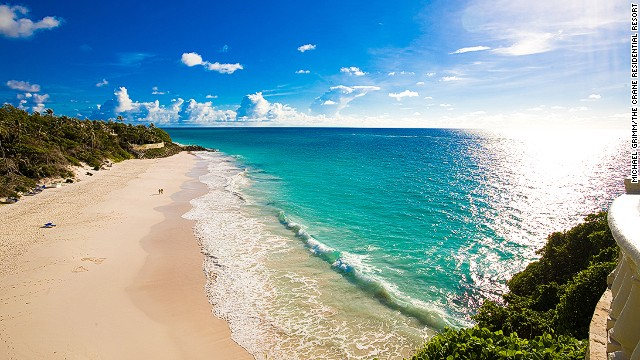
#> input picture 1-beach.jpg, 640 x 360 px
$ python live.py
#> lines starting #> are read from the running program, lines starting #| are printed output that depends on the picture; after the words box and inside, x2 and y2 are one past the last pixel; in counts of white or black regions, pixels touching at a corner belong together
import numpy as np
import cv2

cam = cv2.VideoCapture(0)
replace_image = cv2.imread("1-beach.jpg")
#> replace_image is the input picture: shape (360, 640, 3); mean B, G, R 167.4, 160.4, 130.5
rows, cols, _ = replace_image.shape
#> rows = 360; cols = 640
pts1 = np.float32([[0, 0], [cols, 0], [cols, rows], [0, rows]])
#> pts1 = [[0, 0], [640, 0], [640, 360], [0, 360]]

while cam.isOpened():

    ret,frame = cam.read()
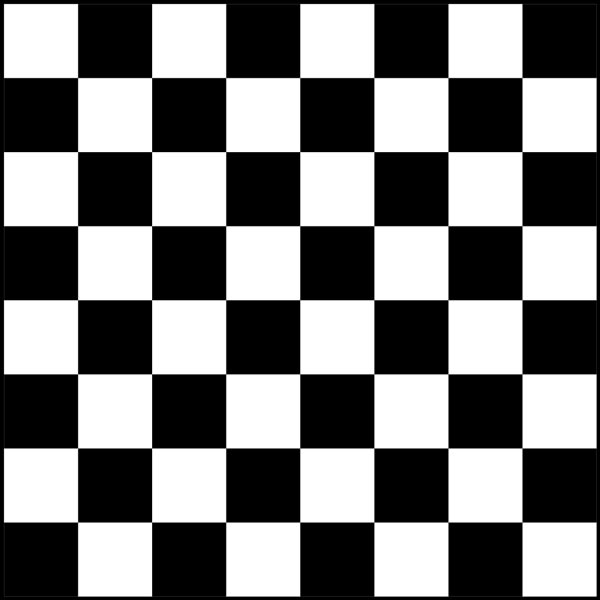
#> input picture chessboard.jpg, 600 x 600 px, given in place of the camera
#> frame is the input picture: shape (600, 600, 3); min 0, max 255, mean 124.5
    gray = cv2.cvtColor(frame, cv2.COLOR_BGR2GRAY)
    ret_val, corners = cv2.findChessboardCorners(gray, (5, 5), None)
#> ret_val = True; corners = 25 rows, first 8: [448, 448.3], [374.1, 448], [298.4, 447.5], [227.5, 447.5], [151.6, 447.5], [448.1, 374.5], [373.6, 373.7], [299.4, 374]

    if ret_val:
        pts2 = np.float32([corners[0, 0], corners[4, 0], corners[len(corners) - 1, 0], corners[len(corners) - 5, 0]])
#> pts2 = [[448, 448.3], [151.6, 447.5], [151.5, 151.4], [447.5, 151.5]]
        M = cv2.getPerspectiveTransform(pts1, pts2)
#> M = [[-0.463, -1.18e-05, 448], [0.000328, -0.824, 448.3], [3.29e-06, 2.67e-06, 1]]
        rows, cols, ch = frame.shape
#> rows = 600; cols = 600; ch = 3
        dst = cv2.warpPerspective(replace_image, M, (cols, rows))
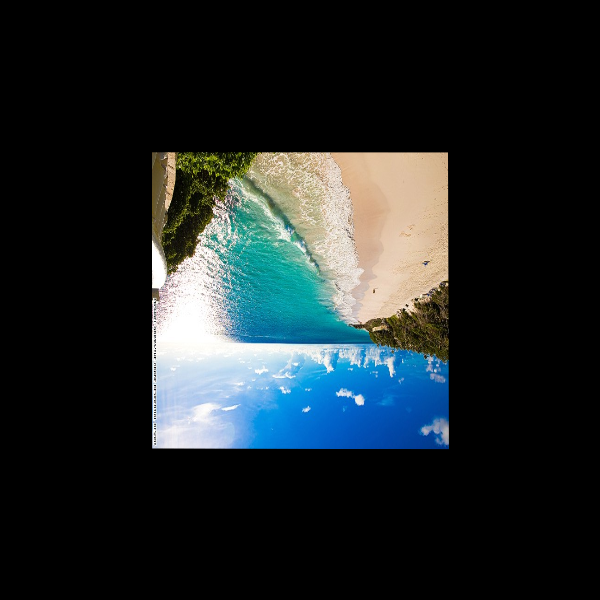
#> dst: shape (600, 600, 3); mean B, G, R 40.9, 39.2, 31.9

        _, mask = cv2.threshold(cv2.cvtColor(dst, cv2.COLOR_BGR2GRAY), 10, 1, cv2.THRESH_BINARY_INV)
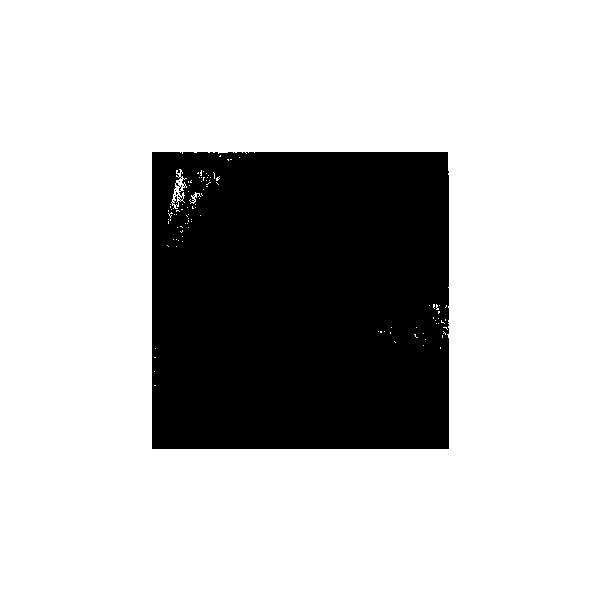
#> mask: shape (600, 600); values 0 (black) and 1 (white), 75.7% white; 5 black regions (4 under 20 px), largest, box (x1, y1, x2, y2) and area: (152, 152, 449, 449) 87639

        for c in range(0, 3):
            frame[:, :, c] = dst[:, :, c]*(1 - mask) + frame[: ,: ,c]*mask[:, :]
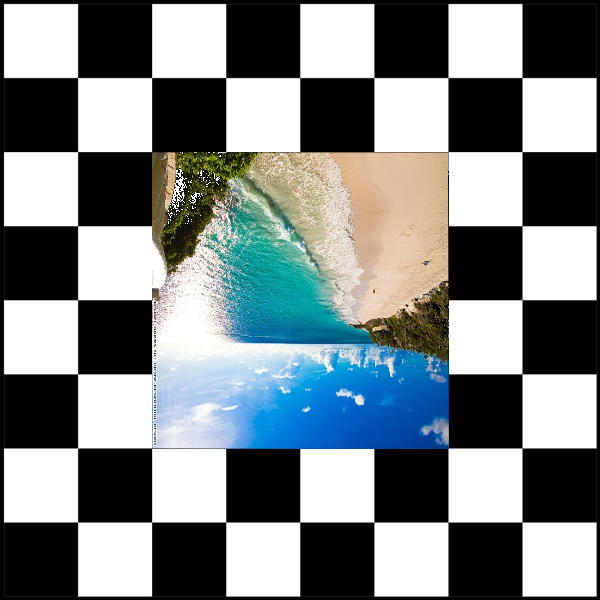
#> frame: shape (600, 600, 3); mean B, G, R 134.4, 132.7, 125.4

    if cv2.waitKey(1) & 0xFF == 27:
#> (key Esc is pressed here)
        break
    cv2.imshow("image", frame)

cam.release()
